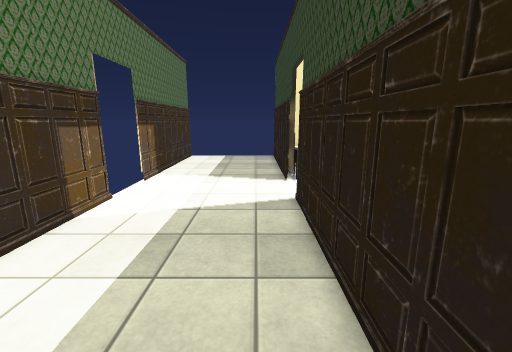
view 1 (above)

17 first-person views from a walk through a scene from a Unity 3-D project. The camera is 1.5 m above the floor, tilts 12° down and sees 90° across. Doors are open. The floor is counted in squares, 0.5 m on a side. Each view is taken from the middle of a square. On the plan, view 1 faces up. The plan holds only what a view shows up to about 19 squares ahead; the rest is blank. Some surface patterns are stand-ins.

view 2
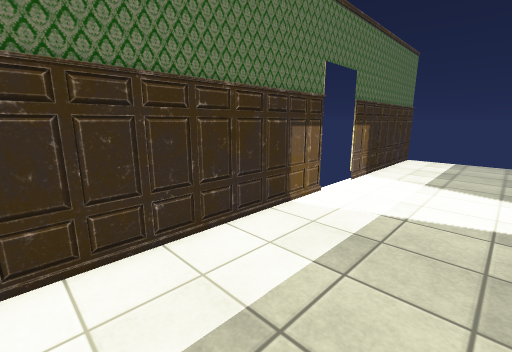

view 3
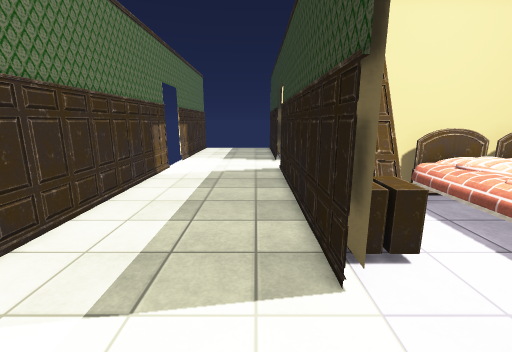

view 4
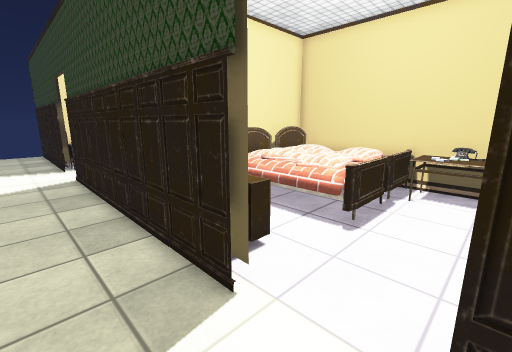

view 5
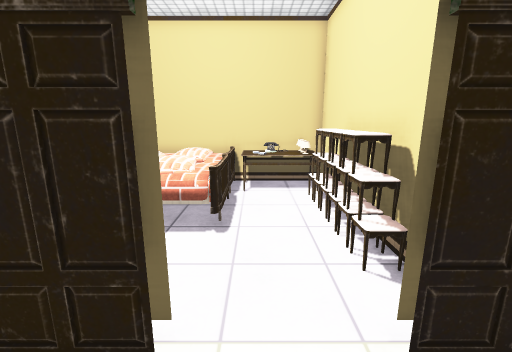

view 6
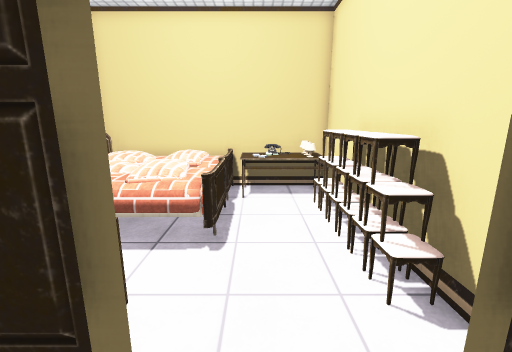

view 7
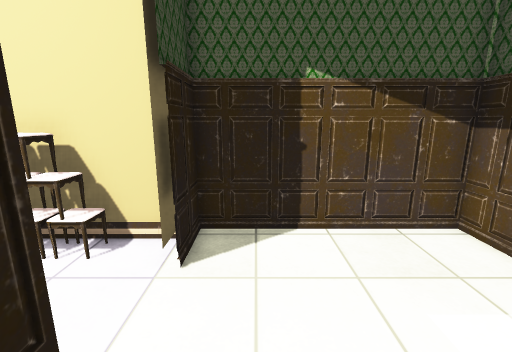

view 8
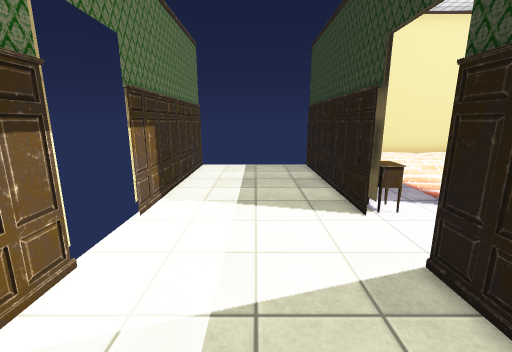

view 9
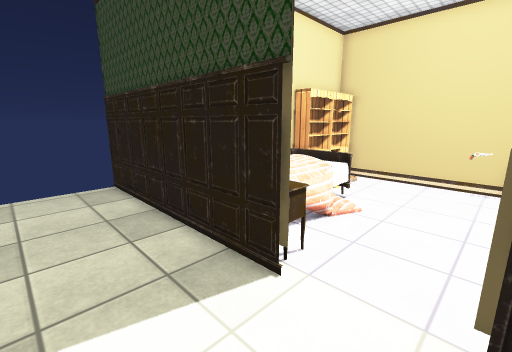

view 10
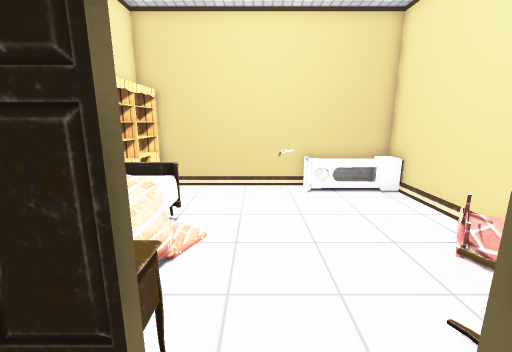

view 11
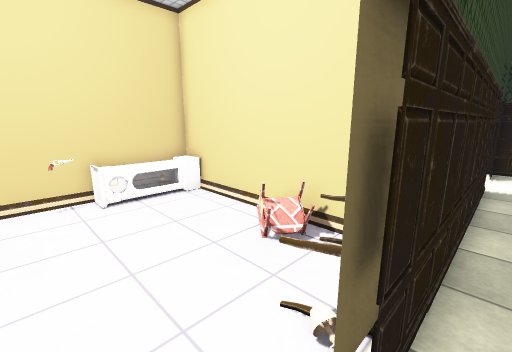

view 12
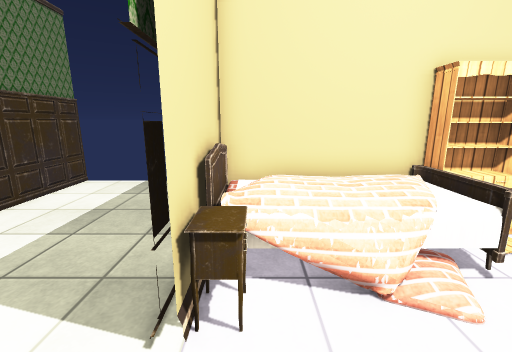

view 13
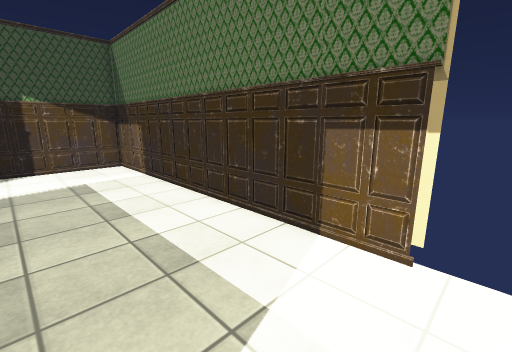

view 14
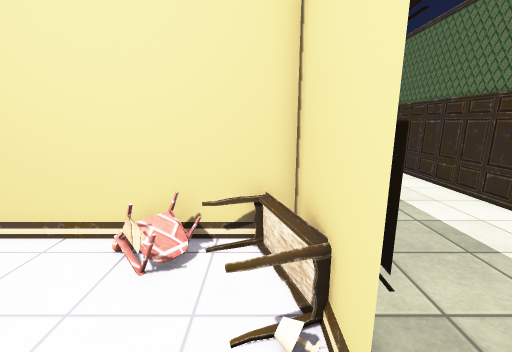

view 15
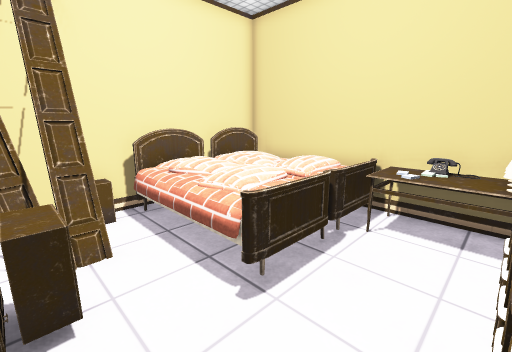

view 16
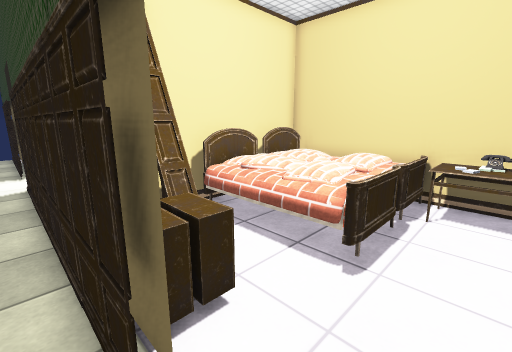

view 17
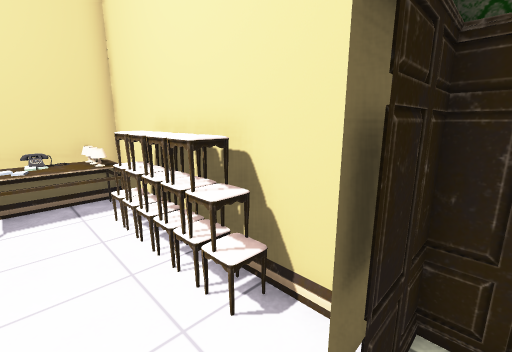

### Floor plan
Key: @ floor where view 1 was taken; # wall or solid block; . floor; D open door; v drop or lower ground; B bed; N nightstand; T table; P pillow; L locker; H phone; S stool; A lamp; C cabinet; K clock; I chair; O other object.
Columns run from 6 left of view 1 to 12 right of it. Each row starts with its distance up from view 1.
 23 #       #
 22 #.......#
 21 #.......#
 20 #.......#
 19 #.......#
 18 #.......#
 17 #.......#BBBBBCCCC#
 16 #.......#BBBBBCCCC#
 15 #...... #BBBBBB...#
 14 #...... NNBBBBB...#
 13 D...... NN........#
 12 DD......D.........#
 11 DD......D.......OO#
 10 D.......D........K#
  9 #...... #T.......K#
  8 #...... T..I.....K#
  7 #...... #T.O.....K#
  6 #.......#TTI#####K#
  5 #.......#
  4 #.......#
  3 #.......###LBBPBBB#
  2 #.......###LBPPOOO#
  1 #.......####BPPP  #
  0 #.....@ ###.BPPPP #
 -1 #...... LL..PPPPP #
 -2 #...... #L..PPPPPP#
 -3 #.......D...BBBBTT#
 -4 #.......D.......OH#
 -5 #.......D.......TO#
 -6 #.......#..SSSSSAO#
 -7 #.......###vSSS####
 -8 #########

Positions as (right, up) in squares from view 1, and headings:
1: (0, 0), facing up
2: (0, 0), facing up-left
3: (0, -7), facing up
4: (-1, -6), facing up-right
5: (-1, -4), facing right
6: (0, -4), facing right
7: (0, -1), facing down
8: (-2, 5), facing up
9: (-2, 10), facing up-right
10: (0, 12), facing right
11: (1, 12), facing down-right
12: (3, 10), facing up
13: (0, 11), facing down-left
14: (3, 12), facing down
15: (3, -6), facing up-right
16: (1, -5), facing up-right
17: (1, -4), facing down-right
